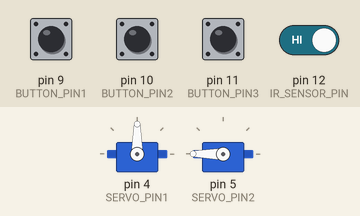
The sketch below on a simulated Arduino Uno, built with avr-gcc and run on an emulated ATmega328P. Parts: 2 × servo. The inputs (shaded band) are chosen by the test bench; at power-on: pin 9 (BUTTON_PIN1), pin 10 (BUTTON_PIN2), pin 11 (BUTTON_PIN3), pin 12 (IR_SENSOR_PIN) HIGH.

Above: at 1.2 s.
1.3 s: pin 10 (BUTTON_PIN2) pulled LOW for 0.15 s
4.4 s: pin 11 (BUTTON_PIN3) pulled LOW for 0.15 s
At 6.4 s:
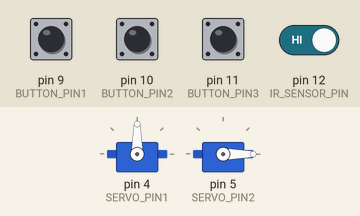
7.4 s: pin 12 (IR_SENSOR_PIN) driven LOW
At 8.15 s:
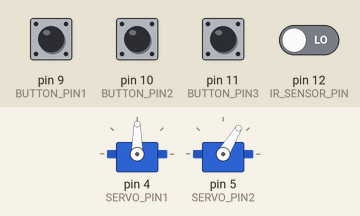
10.4 s: pin 9 (BUTTON_PIN1) pulled LOW for 0.15 s
At 10.8 s:
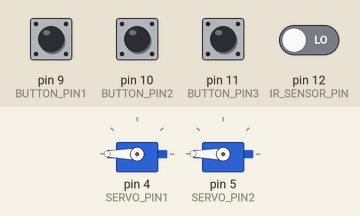
13.3 s: pin 10 (BUTTON_PIN2) pulled LOW for 1 s
17.3 s: pin 11 (BUTTON_PIN3) pulled LOW for 1 s
At 17.65 s:
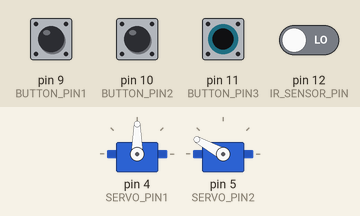
Timing chart, 0 to 21.3 s (numbered marks = the images above; inputs shaded):
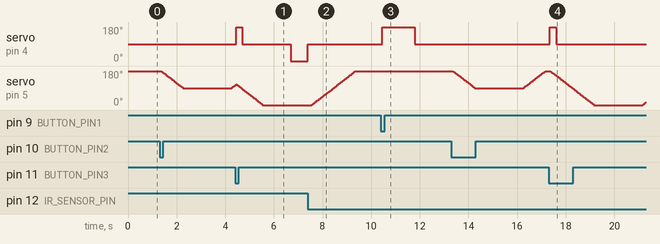

Measured:
- after the input at 4.4 s, servo on pin 4 (SERVO_PIN1): 90° → 180° after 0.05 s, → 90° 0.25 s later, → 0° 2.0 s later
- after the input at 7.4 s, servo on pin 4 (SERVO_PIN1): 0° → 90° at once
- after the input at 10.4 s, servo on pin 4 (SERVO_PIN1): 90° → 180° after 0.05 s, → 90° 1.3 s later
- after the input at 17.3 s, servo on pin 4 (SERVO_PIN1): 90° → 180° after 0.05 s, → 90° 0.25 s later

The sketch:

2reverse-smooth-queue-servo.ino
```cpp
// versi: 2 - Parallel Execution + Button 3 Interrupt
// Reverse smooth servo - REFACTORED
// Update 28/08/2026: Final movement duration

#include <Servo.h>

const int BUTTON_PIN1   = 9;  // servo 1: toggle gerak menjauhi/kembali ke home
const int BUTTON_PIN2   = 10; // servo 2: 180° → 90° → 180°
const int BUTTON_PIN3   = 11; // INTERRUPT ALL: emergency routine
const int IR_SENSOR_PIN = 12; // IR reset position (servo 1)
const int SERVO_PIN1    = 4;  // servo continuous rotation
const int SERVO_PIN2    = 5;  // servo positional 180 derajat

const int SERVO_STOP = 90;    // netral (berhenti) - servo 1
const int SERVO_CW   = 180;   // putar CW - servo 1
const int SERVO_CCW  = 0;     // putar CCW - servo 1

// ==== Durasi servo 1 ====
const unsigned long MOVE_OUT_DURATION_BTN1   = 1350; // button 1: CW duration
const unsigned long MOVE_OUT_DURATION_BTN3   = 250;  // button 3: CW duration (interrupt)
const unsigned long BUTTON3_DELAY            = 2000; // button 3: delay sebelum homing

// ==== Konfigurasi Servo 2 (MG996R positional 180 derajat) ====
const int SERVO2_HOME_ANGLE   = 180;  // posisi awal
const int SERVO2_TARGET_ANGLE = 90;   // posisi target button 1 & 2
const int SERVO2_ZERO_ANGLE   = 0;    // posisi target button 3

// Kecepatan gerakan Servo 2 (10 ms = setiap 1 derajat diberi jeda 10 ms)
const unsigned long SERVO2_STEP_DELAY = 10;

const unsigned long SERVO2_HOLD_DELAY = 2000; // tahan 2 detik di posisi target


// ================= STATE MACHINE SERVO 1 =================

enum Servo1State {
  S1_IDLE,                    // diam di posisi awal
  S1_MOVING_OUT_CW,           // bergerak CW menjauh dari home (button 1)
  S1_HOMING_CCW,              // bergerak CCW kembali ke home
  S1_BTN3_MOVING_OUT,         // bergerak CW 250ms (button 3 interrupt)
  S1_BTN3_DELAY,              // delay 2 detik (button 3)
  S1_BTN3_HOMING              // bergerak CCW sampai IR LOW (button 3)
};


// ================= STATE MACHINE SERVO 2 =================

enum Servo2State {
  S2_IDLE,
  S2_MOVING_TO_TARGET,        // ke 90° (button 1 & 2)
  S2_HOLDING,                 // tahan di 90°
  S2_RETURNING_HOME,          // kembali ke 180°
  S2_BTN3_TO_ZERO,            // ke 0° (button 3 interrupt)
  S2_BTN3_HOLDING,            // tahan di 0°
  S2_BTN3_RETURNING           // kembali ke 180°
};


Servo1State currentState1 = S1_IDLE;
Servo2State currentState2 = S2_IDLE;

unsigned long stateStartTime1 = 0;
unsigned long stateStartTime2 = 0;


// ================= BUTTON 1 =================

bool lastButtonReading1 = HIGH;
bool buttonStableState1 = HIGH;
unsigned long lastDebounceTime1 = 0;


// ================= BUTTON 2 =================

bool lastButtonReading2 = HIGH;
bool buttonStableState2 = HIGH;
unsigned long lastDebounceTime2 = 0;


// ================= BUTTON 3 =================

bool lastButtonReading3 = HIGH;
bool buttonStableState3 = HIGH;
unsigned long lastDebounceTime3 = 0;

bool button3Executing = false;  // Lock: cegah re-trigger saat button 3 sedang jalan

const unsigned long debounceDelay = 50;


// ================= SERVO =================

Servo myServo;   // Servo 1 - continuous rotation
Servo myServo2;  // Servo 2 - MG996R positional


// ================= SERVO 2 SMOOTH MOVEMENT =================

int servo2CurrentAngle = SERVO2_HOME_ANGLE;
int servo2TargetAngle = SERVO2_HOME_ANGLE;
unsigned long servo2LastStepTime = 0;


// ================= SETUP =================

void setup() {

  pinMode(BUTTON_PIN1, INPUT_PULLUP);
  pinMode(BUTTON_PIN2, INPUT_PULLUP);
  pinMode(BUTTON_PIN3, INPUT_PULLUP);

  pinMode(IR_SENSOR_PIN, INPUT);

  // Servo 1
  myServo.attach(SERVO_PIN1);
  myServo.write(SERVO_STOP);

  // Servo 2
  myServo2.attach(SERVO_PIN2);
  myServo2.write(SERVO2_HOME_ANGLE);

  servo2CurrentAngle = SERVO2_HOME_ANGLE;
  servo2TargetAngle = SERVO2_HOME_ANGLE;

  currentState1 = S1_IDLE;
  currentState2 = S2_IDLE;
}


// ================= LOOP =================

void loop() {

  // =====================================================
  // READ SEMUA INPUT
  // =====================================================

  bool button1PressedEvent =
    readButtonPressed(
      BUTTON_PIN1,
      lastButtonReading1,
      buttonStableState1,
      lastDebounceTime1
    );

  bool button2PressedEvent =
    readButtonPressed(
      BUTTON_PIN2,
      lastButtonReading2,
      buttonStableState2,
      lastDebounceTime2
    );

  bool button3PressedEvent =
    readButtonPressed(
      BUTTON_PIN3,
      lastButtonReading3,
      buttonStableState3,
      lastDebounceTime3
    );

  bool irSensorHigh = (digitalRead(IR_SENSOR_PIN) == HIGH);


  // =====================================================
  // BUTTON 3 INTERRUPT LOGIC (Priority tertinggi)
  // =====================================================

  if (button3PressedEvent && !button3Executing) {

    // Interrupt semua state
    button3Executing = true;

    // Interrupt Servo 1
    currentState1 = S1_BTN3_MOVING_OUT;
    stateStartTime1 = millis();
    myServo.write(SERVO_CW);

    // Interrupt Servo 2
    currentState2 = S2_BTN3_TO_ZERO;
    servo2TargetAngle = SERVO2_ZERO_ANGLE;
    servo2LastStepTime = millis();
  }


  // =========================================================
  // STATE MACHINE SERVO 1
  // =========================================================

  switch (currentState1) {

    // =======================================================
    // IDLE - menunggu input button 1
    // =======================================================
    case S1_IDLE:

      myServo.write(SERVO_STOP);

      // Button 1 pressed
      if (button1PressedEvent) {

        if (!irSensorHigh) {
          // IR LOW: ada object di home → mulai gerak CW menjauhi home

          myServo.write(SERVO_CW);
          stateStartTime1 = millis();
          currentState1 = S1_MOVING_OUT_CW;

        } else {
          // IR HIGH: servo sudah jauh dari home → mulai homing CCW

          myServo.write(SERVO_CCW);
          currentState1 = S1_HOMING_CCW;
        }
      }

      break;


    // =======================================================
    // SERVO 1 BERGERAK CW MENJAUHI HOME (Button 1)
    // =======================================================
    case S1_MOVING_OUT_CW:

      if (millis() - stateStartTime1 >= MOVE_OUT_DURATION_BTN1) {

        // 1250ms selesai → stop dan idle
        myServo.write(SERVO_STOP);
        currentState1 = S1_IDLE;
      }

      break;


    // =======================================================
    // SERVO 1 BERGERAK CCW KEMBALI KE HOME (Button 1)
    // =======================================================
    case S1_HOMING_CCW:

      myServo.write(SERVO_CCW);

      if (!irSensorHigh) {
        // IR LOW → posisi home tercapai

        myServo.write(SERVO_STOP);
        currentState1 = S1_IDLE;
      }

      break;


    // =======================================================
    // BUTTON 3: SERVO 1 BERGERAK CW 250ms (INTERRUPT)
    // =======================================================
    case S1_BTN3_MOVING_OUT:

      if (millis() - stateStartTime1 >= MOVE_OUT_DURATION_BTN3) {

        // 250ms selesai → stop dan delay 2 detik
        myServo.write(SERVO_STOP);
        stateStartTime1 = millis();
        currentState1 = S1_BTN3_DELAY;
      }

      break;


    // =======================================================
    // BUTTON 3: SERVO 1 DELAY 2 DETIK
    // =======================================================
    case S1_BTN3_DELAY:

      if (millis() - stateStartTime1 >= BUTTON3_DELAY) {

        // 2 detik selesai → mulai homing
        myServo.write(SERVO_CCW);
        currentState1 = S1_BTN3_HOMING;
      }

      break;


    // =======================================================
    // BUTTON 3: SERVO 1 HOMING CCW SAMPAI IR LOW
    // =======================================================
    case S1_BTN3_HOMING:

      myServo.write(SERVO_CCW);

      if (!irSensorHigh) {
        // IR LOW → posisi home tercapai

        myServo.write(SERVO_STOP);
        currentState1 = S1_IDLE;

        // Button 3 routine selesai
        button3Executing = false;
      }

      break;
  }


  // =========================================================
  // STATE MACHINE SERVO 2 (PARALLEL - TIDAK MENUNGGU SERVO 1)
  // =========================================================

  switch (currentState2) {

    // =======================================================
    // SERVO 2 IDLE
    // =======================================================
    case S2_IDLE:

      // Button 2 pressed → mulai routine normal
      if (button2PressedEvent) {

        servo2TargetAngle = SERVO2_TARGET_ANGLE;
        servo2LastStepTime = millis();
        currentState2 = S2_MOVING_TO_TARGET;
      }

      break;


    // =======================================================
    // SERVO 2 BERGERAK SMOOTH KE 90° (Button 1 & 2)
    // =======================================================
    case S2_MOVING_TO_TARGET:

      updateServo2Smooth();

      if (servo2CurrentAngle == servo2TargetAngle) {

        stateStartTime2 = millis();
        currentState2 = S2_HOLDING;
      }

      break;


    // =======================================================
    // SERVO 2 MENAHAN DI 90° SELAMA 2 DETIK
    // =======================================================
    case S2_HOLDING:

      if (millis() - stateStartTime2 >= SERVO2_HOLD_DELAY) {

        servo2TargetAngle = SERVO2_HOME_ANGLE;
        servo2LastStepTime = millis();
        currentState2 = S2_RETURNING_HOME;
      }

      break;


    // =======================================================
    // SERVO 2 KEMBALI SMOOTH KE 180°
    // =======================================================
    case S2_RETURNING_HOME:

      updateServo2Smooth();

      if (servo2CurrentAngle == servo2TargetAngle) {

        currentState2 = S2_IDLE;
      }

      break;


    // =======================================================
    // BUTTON 3: SERVO 2 BERGERAK KE 0° (INTERRUPT)
    // =======================================================
    case S2_BTN3_TO_ZERO:

      updateServo2Smooth();

      if (servo2CurrentAngle == servo2TargetAngle) {

        stateStartTime2 = millis();
        currentState2 = S2_BTN3_HOLDING;
      }

      break;


    // =======================================================
    // BUTTON 3: SERVO 2 MENAHAN DI 0° SELAMA 2 DETIK
    // =======================================================
    case S2_BTN3_HOLDING:

      if (millis() - stateStartTime2 >= SERVO2_HOLD_DELAY) {

        servo2TargetAngle = SERVO2_HOME_ANGLE;
        servo2LastStepTime = millis();
        currentState2 = S2_BTN3_RETURNING;
      }

      break;


    // =======================================================
    // BUTTON 3: SERVO 2 KEMBALI SMOOTH KE 180°
    // =======================================================
    case S2_BTN3_RETURNING:

      updateServo2Smooth();

      if (servo2CurrentAngle == servo2TargetAngle) {

        currentState2 = S2_IDLE;
      }

      break;
  }
}


// =============================================================
// FUNGSI GERAK SMOOTH SERVO 2
// =============================================================

void updateServo2Smooth() {

  unsigned long currentTime = millis();

  // Belum waktunya pindah 1 derajat
  if (currentTime - servo2LastStepTime < SERVO2_STEP_DELAY) {
    return;
  }

  servo2LastStepTime = currentTime;

  // Bergerak menuju sudut yang lebih besar
  if (servo2CurrentAngle < servo2TargetAngle) {

    servo2CurrentAngle++;
    myServo2.write(servo2CurrentAngle);
  }

  // Bergerak menuju sudut yang lebih kecil
  else if (servo2CurrentAngle > servo2TargetAngle) {

    servo2CurrentAngle--;
    myServo2.write(servo2CurrentAngle);
  }
}


// =============================================================
// BUTTON DEBOUNCE
// =============================================================

// Mengembalikan TRUE satu kali setiap ada tap/tombol baru
// Menggunakan falling edge dengan debounce

bool readButtonPressed(
  int pin,
  bool &lastReading,
  bool &stableState,
  unsigned long &lastDebounceTime
) {

  bool reading = digitalRead(pin);
  bool pressedEvent = false;

  if (reading != lastReading) {
    lastDebounceTime = millis();
  }

  if ((millis() - lastDebounceTime) > debounceDelay) {

    if (reading != stableState) {

      stableState = reading;

      if (stableState == LOW) {
        pressedEvent = true;
      }
    }
  }

  lastReading = reading;

  return pressedEvent;
}
```
